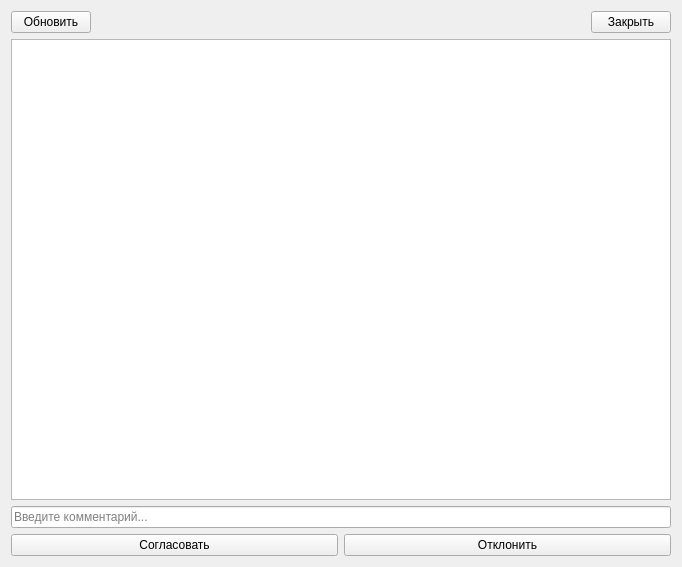
<?xml version="1.0" encoding="UTF-8"?>
<ui version="4.0">
 <class>Accept_requests_registry</class>
 <widget class="QWidget" name="Accept_requests_registry">
  <property name="geometry">
   <rect>
    <x>0</x>
    <y>0</y>
    <width>682</width>
    <height>567</height>
   </rect>
  </property>
  <property name="windowTitle">
   <string>Form</string>
  </property>
  <layout class="QVBoxLayout" name="verticalLayout">
   <item>
    <layout class="QHBoxLayout" name="horizontalLayout">
     <item>
      <widget class="QPushButton" name="refresh_btn">
       <property name="text">
        <string>Обновить</string>
       </property>
      </widget>
     </item>
     <item>
      <spacer name="horizontalSpacer">
       <property name="orientation">
        <enum>Qt::Orientation::Horizontal</enum>
       </property>
       <property name="sizeType">
        <enum>QSizePolicy::Policy::Expanding</enum>
       </property>
       <property name="sizeHint" stdset="0">
        <size>
         <width>50</width>
         <height>20</height>
        </size>
       </property>
      </spacer>
     </item>
     <item>
      <widget class="QPushButton" name="close_btn">
       <property name="text">
        <string>Закрыть</string>
       </property>
      </widget>
     </item>
    </layout>
   </item>
   <item>
    <layout class="QHBoxLayout" name="horizontalLayout_2">
     <item>
      <widget class="QTableView" name="request_list"/>
     </item>
    </layout>
   </item>
   <item>
    <widget class="QLineEdit" name="lineEdit">
     <property name="placeholderText">
      <string>Введите комментарий...</string>
     </property>
    </widget>
   </item>
   <item>
    <layout class="QHBoxLayout" name="horizontalLayout_3">
     <item>
      <widget class="QPushButton" name="accept_btn">
       <property name="text">
        <string>Согласовать</string>
       </property>
       <property name="default">
        <bool>false</bool>
       </property>
      </widget>
     </item>
     <item>
      <widget class="QPushButton" name="reject_btn">
       <property name="text">
        <string>Отклонить</string>
       </property>
      </widget>
     </item>
    </layout>
   </item>
  </layout>
 </widget>
 <resources/>
 <connections/>
</ui>
